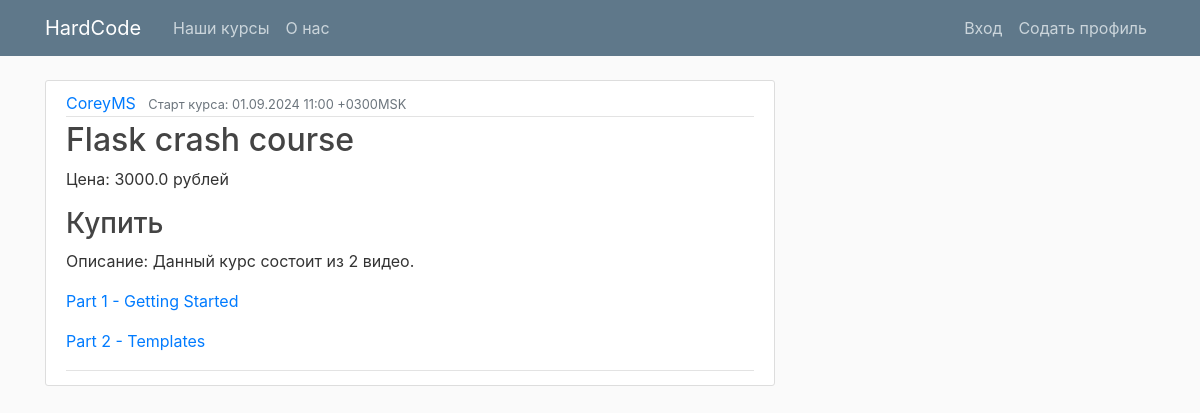
Page /edu/course/2 on the committed database.
### edu/models.py (models this page shows, shortened)
class Product(models.Model):
    author = models.CharField(max_length=100)
    title = models.CharField(max_length=200)
    start_date_time = models.DateTimeField()
    price = models.FloatField()
    min_users = models.IntegerField()
    max_users = models.IntegerField()
    @property
    def date_msk(self):
        return self.start_date_time.astimezone(ZoneInfo("Europe/Moscow")).strftime('%d.%m.%Y %H:%M %z%Z')

class Lesson(models.Model):
    title = models.CharField(max_length=200)
    video_link = models.CharField(max_length=200)
    course = models.ForeignKey(Product, on_delete=models.CASCADE)

### edu/views.py (the view)
# urls.py: path('course/<int:pk>', views.product_detail, name='product-detail'),
def product_detail(request, pk):
    context = {
        'product': Product.objects.get(id=pk),
        'lessons': Lesson.objects.filter(course=Product.objects.get(id=pk)).all()
    }
    return render(request, 'edu/product_detail.html', context)

### edu/templates/edu/product_detail.html
{% extends "edu/base.html" %}
{% block content %}
<article class="media content-section">
  <div class="media-body">
    <div class="article-metadata">
      <a class="mr-2" href="#">{{ product.author }}</a>
      <small class="text-muted">Старт курса: {{ product.date_msk }} </small>
    </div>
    <h2><a class="article-title" href="#">{{ product.title }}</a></h2>
    <p class="article-content">Цена: {{ product.price }} рублей</p>
    <h3><a class="article-title" href="{% url 'buy-course' product.id %}"> Купить </a></h3>
    <div class="article-metadata">
      <p>Описание: Данный курс состоит из {{ lessons|length }} видео.</p>
        {% for lesson in lessons %}
        <p><a href="{{ lesson.video_link }}"> {{ lesson.title }} </a></p>
        {% endfor %}
    </div>
  </div>
</article>
{% endblock content %}

### edu/static/edu/main.css (style rules this page uses)
body { background: #fafafa; color: #333333; margin-top: 5rem; }
h1, h2, h3, h4, h5, h6 { color: #444444; }
.content-section { background: #ffffff; padding: 10px 20px; border: 1px solid #dddddd; border-radius: 3px; margin-bottom: 20px; }
.article-title { color: #444444; }
.article-content { white-space: pre-line; }
.article-metadata { padding-bottom: 1px; margin-bottom: 4px; border-bottom: 1px solid #e3e3e3 }

### rows in the picture
Product: author "CoreyMS", date_msk "01.09.2024 11:00 +0300MSK", title "Flask crash course", price "3000.0"
Lesson: title "Part 1 - Getting Started"
Lesson: title "Part 2 - Templates"

### other values in the picture
{{ lessons|length }} "2"
